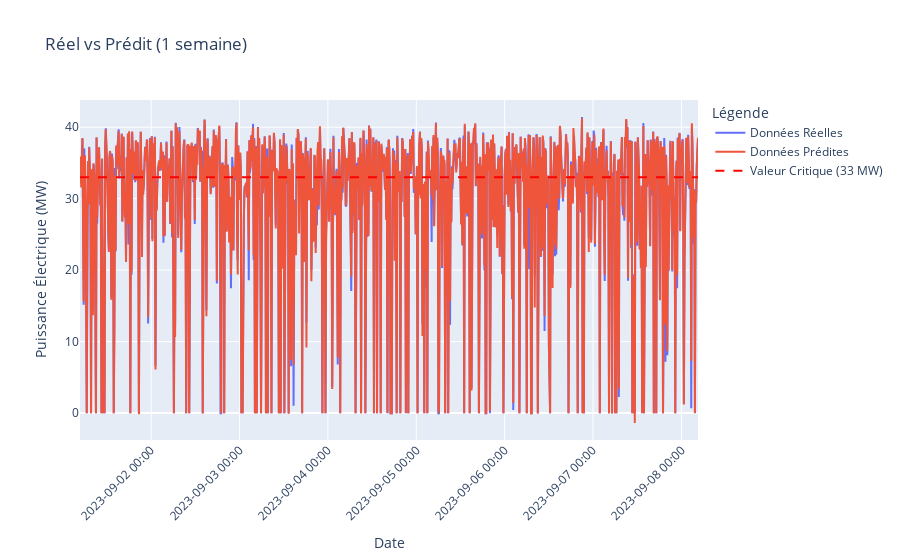

The notebook cell saved with this chart:
### Code cell
# 1 semaine (1008 points)
df_week = df_advanced.head(points_per_week)
create_interactive_plot(df_week['date'], df_week['real'], df_week['predicted'], 'Réel vs Prédit (1 semaine)')
df_week_table = df_week[['date', 'real', 'predicted', 'error']]

### Figure 1 — Plotly figure (JSON) as saved in the notebook; plotly's stock layout.template omitted (floating-point values rounded to 4 significant figures; data arrays with more than 128 entries replaced by an {"elided": "..."} marker saying what was removed)
{"data": [{"mode": "lines", "name": "Données Réelles", "type": "scatter", "x": {"elided": "1008 str values"}, "y": {"elided": "1008 float values"}}, {"mode": "lines", "name": "Données Prédites", "type": "scatter", "x": {"elided": "1008 str values"}, "y": {"elided": "1008 float values"}}, {"line": {"color": "red", "dash": "dash"}, "mode": "lines", "name": "Valeur Critique (33 MW)", "type": "scatter", "x": ["2023-09-01T04:40:00", "2023-09-08T04:30:00"], "y": [33, 33]}], "layout": {"legend": {"title": {"text": "Légende"}}, "title": {"text": "Réel vs Prédit (1 semaine)"}, "xaxis": {"tickangle": -45, "tickformat": "%Y-%m-%d %H:%M", "title": {"text": "Date"}}, "yaxis": {"title": {"text": "Puissance Électrique (MW)"}}}}
